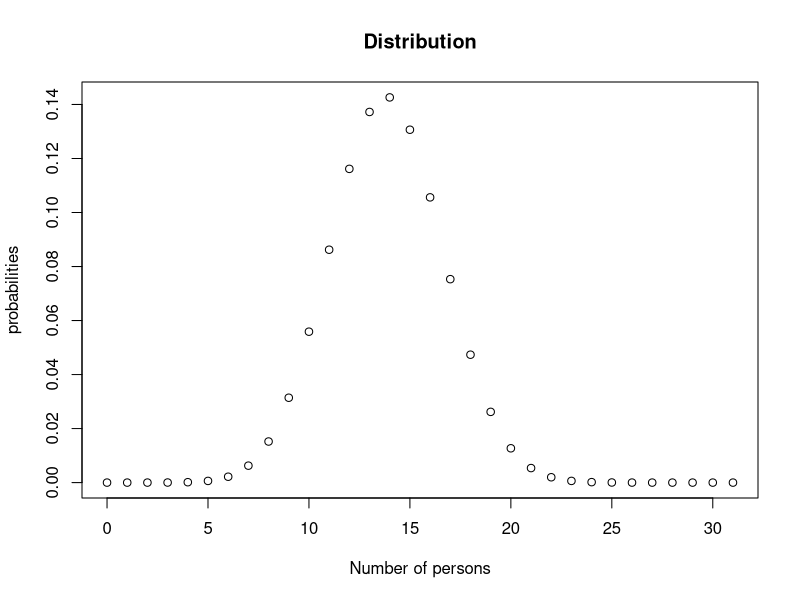
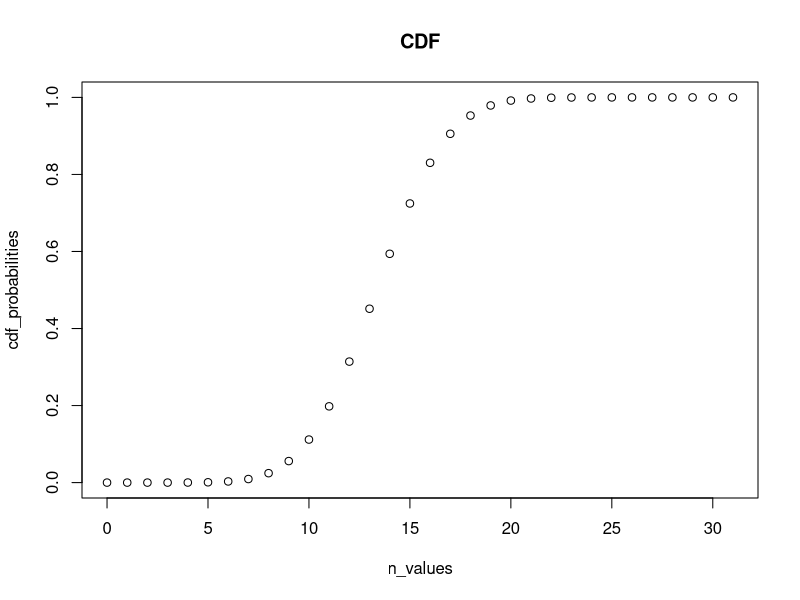

R code for these plots, in order:
#LabAssignment3

#Roll 12 dies simultaneously and let X denote the number of 6's 
#that appear

#Calculate the probability of getting 7,8 or 9, 6's using R


#Question 1
?pbinom 

n<-12

p<-1/6

prob_6<-pbinom(6, size = n, prob = p)
prob_9 <-pbinom(9, size = n, prob = p)

prob_7_to_9 = prob_9-prob_6

#Question 2
#WHat is the percentage of people scoring 84 or more
#1-percentage of people scoring less than 84
mean_score<-72
st_dev<-15.2
x_i <- 84
?pnorm
prob_less_84<-pnorm(x_i, mean_score, st_dev)
cat("The percentage of people scoring more than 84 is: ", (1-prob_less_84)*100)


#Question 3
p_50<-dpois(50,lambda = 50)
p_48<-dpois(48,lambda = 50)
p_49<-dpois(49,lambda =50)

p_required<-p_50+p_49+p_48

#Question_4
# seventeen defective processors in 250 pentium processors
#a Quality consultant randomly collects 5 processors for inspection
p_success<-17/250
n<-5
#prob_less_3 <-pbinom(3,size = n,prob = p_success)
#prob_less_2<-pbinom(2, size = n, prob = p_success)
#prob_3<- prob_less_3-prob_less_2
prob_3<-dbinom(3, size = n, prob=p_success)
cat("The probability of getting exactly 3 defectives is ",prob_3)

#Question_5
#Approximately 44.7 percent of the college students have used wiki
#X equals the number of students in a random sample size of size n = 31
#who have used wikipedia
n<-31
n_values<-c(0:31)
p_success<-0.447
probabilities<-dbinom(n_values, size = n, prob = p_success)
plot(n_values, probabilities, type = "p", main ="Distribution", xlab = "Number of persons", y_lab = "Probabilities")
cdf_probabilities<- pbinom(n_values, size = n, prob = p_success )
plot(n_values, cdf_probabilities, type = "p", main = "CDF", x_lab = "Number of persons", y_lab = "CDF")
mean_distr<-n*p_success
variance_distr<-n*p_success*(1-p_success)
